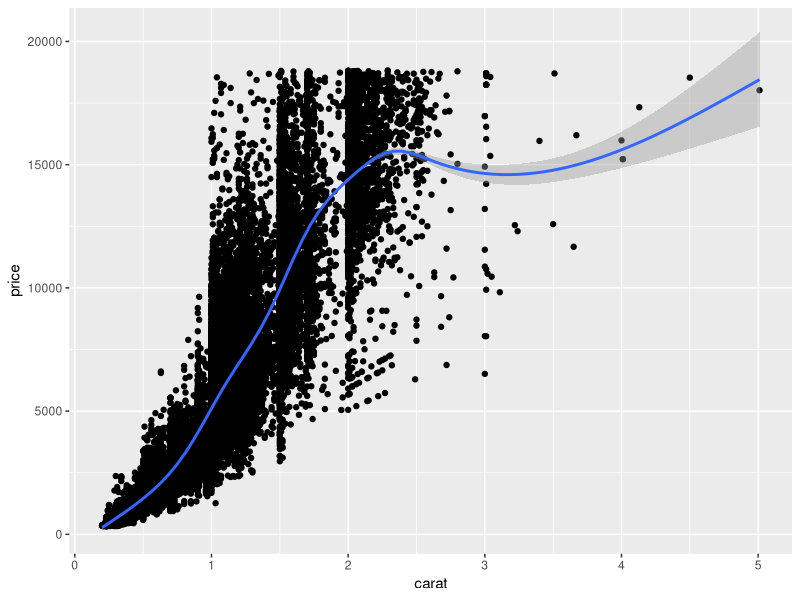
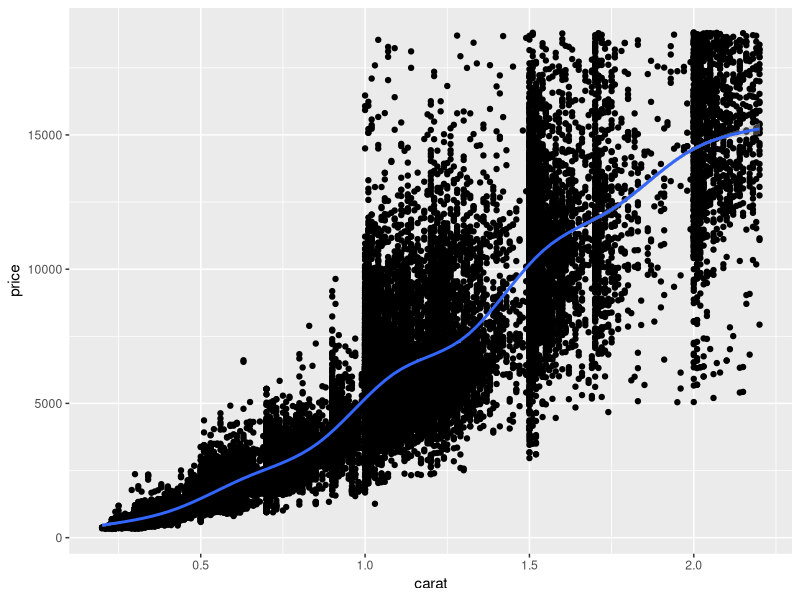
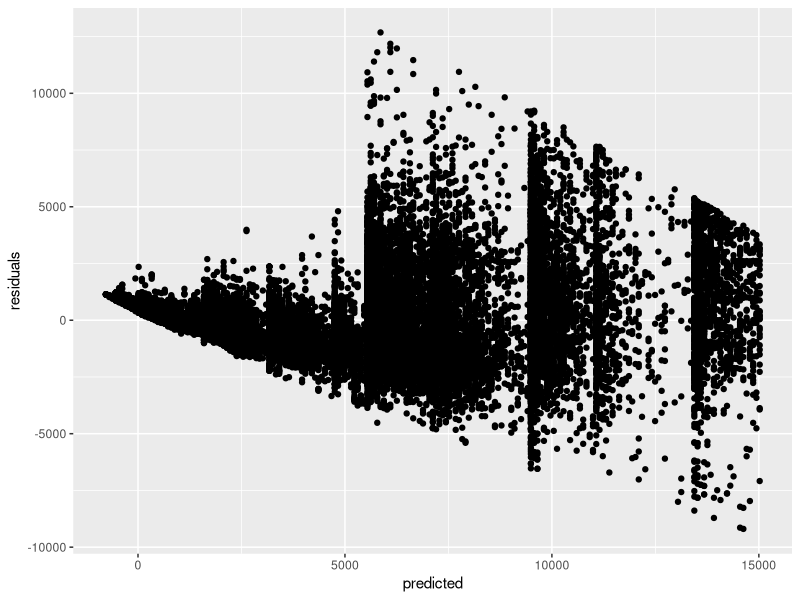
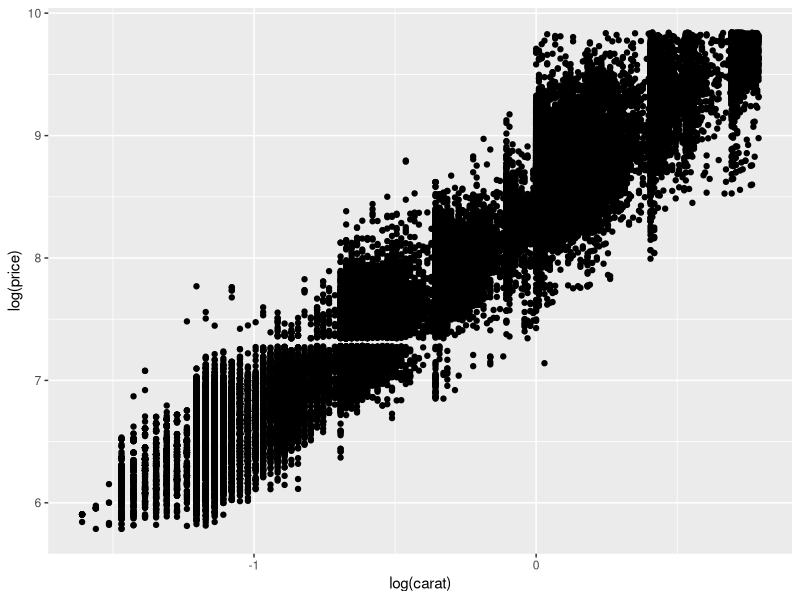
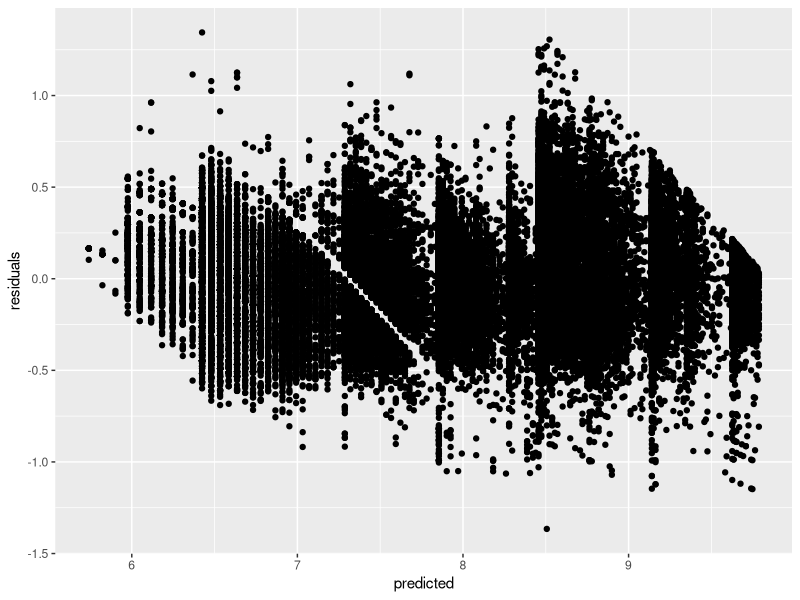
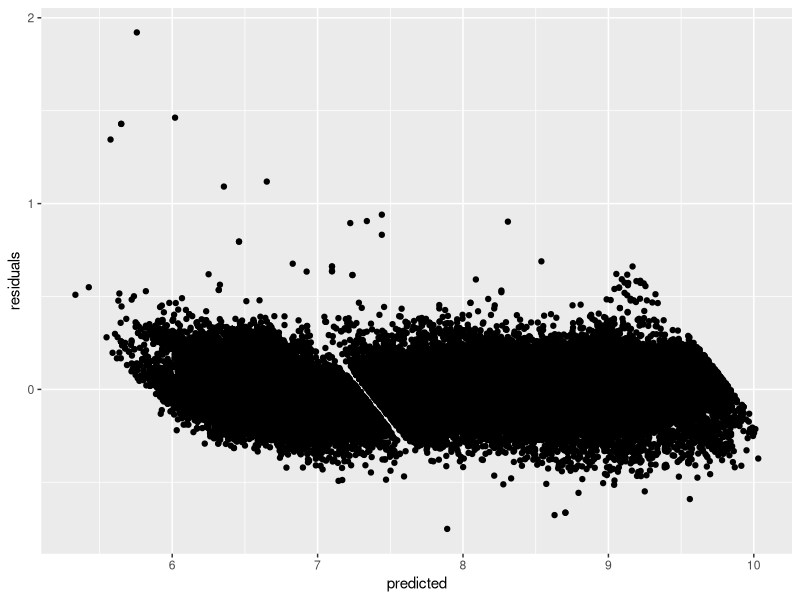

The R script that drew these images, in order:
# https://rstudio-pubs-static.s3.amazonaws.com/181112_a443bca1a0574232bdb9cf9fc89584ae.html
library(tidyverse)
data("diamonds")

summary(diamonds)
ggplot(diamonds, aes(x = carat, y = price)) + geom_point() + geom_smooth()

diamonds <- diamonds %>% filter(carat <= 2.2)

summary(diamonds)
ggplot(diamonds, aes(x = carat, y = price)) + geom_point() + geom_smooth()

fit <- lm(formula = price ~ carat, data = diamonds)
summary(fit)

res <- data.frame(predicted = fitted.values(fit),
                  residuals = residuals(fit))
ggplot(res, aes(x = predicted, y = residuals)) + geom_point()

ggplot(diamonds, aes(x = log(carat), y = log(price))) + geom_point()

fit_log <- lm(log(price) ~ log(carat), diamonds)
summary(fit_log)

res_log <- data.frame(predicted = fitted.values(fit_log),
                      residuals = residuals(fit_log))
ggplot(res_log, aes(x = predicted, y = residuals)) + geom_point()

fit_final <- lm(log(price) ~ log(carat) + cut + color + clarity, diamonds)
summary(fit_final)

confint(fit_final)

res_final <- data.frame(predicted = fitted.values(fit_final),
                        residuals = residuals(fit_final))
ggplot(res_final, aes(x = predicted, y = residuals)) + geom_point()